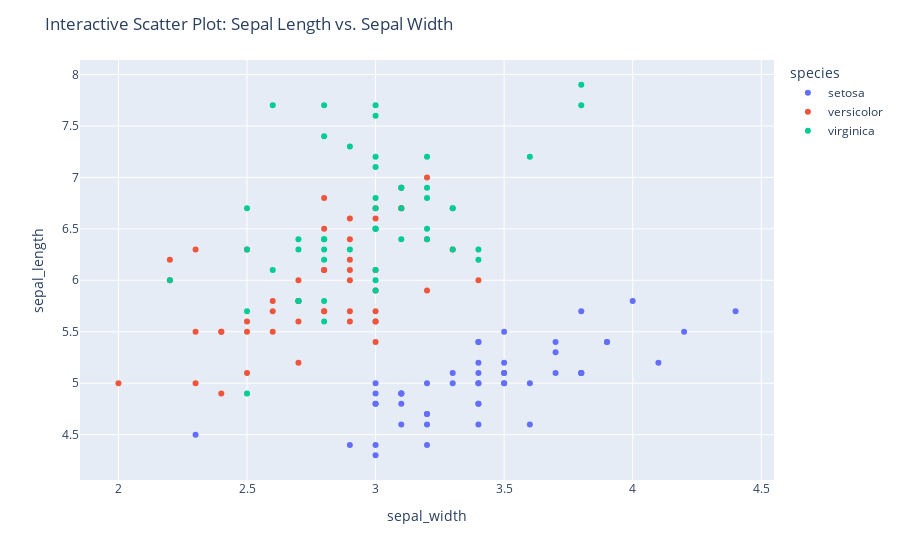

Notebook code for this chart:
### Markdown cell above
### Interactive Data Visualization with Plotly

### Code cell
import plotly.express as px

# Load the iris dataset
df = px.data.iris()

# Scatter plot using Plotly
fig = px.scatter(df, x="sepal_width", y="sepal_length", color="species")
fig.update_layout(title="Interactive Scatter Plot: Sepal Length vs. Sepal Width")
fig.show()

### Figure 1 — Plotly figure (JSON) as saved in the notebook; plotly's stock layout.template omitted (floating-point values rounded to 4 significant figures)
{"data": [{"hovertemplate": "species=setosa<br>sepal_width=%{x}<br>sepal_length=%{y}<extra></extra>", "legendgroup": "setosa", "marker": {"color": "#636efa", "symbol": "circle"}, "mode": "markers", "name": "setosa", "orientation": "v", "showlegend": true, "type": "scatter", "x": [3.5, 3, 3.2, 3.1, 3.6, 3.9, 3.4, 3.4, 2.9, 3.1, 3.7, 3.4, 3, 3, 4, 4.4, 3.9, 3.5, 3.8, 3.8, 3.4, 3.7, 3.6, 3.3, 3.4, 3, 3.4, 3.5, 3.4, 3.2, 3.1, 3.4, 4.1, 4.2, 3.1, 3.2, 3.5, 3.1, 3, 3.4, 3.5, 2.3, 3.2, 3.5, 3.8, 3, 3.8, 3.2, 3.7, 3.3], "xaxis": "x", "y": [5.1, 4.9, 4.7, 4.6, 5, 5.4, 4.6, 5, 4.4, 4.9, 5.4, 4.8, 4.8, 4.3, 5.8, 5.7, 5.4, 5.1, 5.7, 5.1, 5.4, 5.1, 4.6, 5.1, 4.8, 5, 5, 5.2, 5.2, 4.7, 4.8, 5.4, 5.2, 5.5, 4.9, 5, 5.5, 4.9, 4.4, 5.1, 5, 4.5, 4.4, 5, 5.1, 4.8, 5.1, 4.6, 5.3, 5], "yaxis": "y"}, {"hovertemplate": "species=versicolor<br>sepal_width=%{x}<br>sepal_length=%{y}<extra></extra>", "legendgroup": "versicolor", "marker": {"color": "#EF553B", "symbol": "circle"}, "mode": "markers", "name": "versicolor", "orientation": "v", "showlegend": true, "type": "scatter", "x": [3.2, 3.2, 3.1, 2.3, 2.8, 2.8, 3.3, 2.4, 2.9, 2.7, 2, 3, 2.2, 2.9, 2.9, 3.1, 3, 2.7, 2.2, 2.5, 3.2, 2.8, 2.5, 2.8, 2.9, 3, 2.8, 3, 2.9, 2.6, 2.4, 2.4, 2.7, 2.7, 3, 3.4, 3.1, 2.3, 3, 2.5, 2.6, 3, 2.6, 2.3, 2.7, 3, 2.9, 2.9, 2.5, 2.8], "xaxis": "x", "y": [7, 6.4, 6.9, 5.5, 6.5, 5.7, 6.3, 4.9, 6.6, 5.2, 5, 5.9, 6, 6.1, 5.6, 6.7, 5.6, 5.8, 6.2, 5.6, 5.9, 6.1, 6.3, 6.1, 6.4, 6.6, 6.8, 6.7, 6, 5.7, 5.5, 5.5, 5.8, 6, 5.4, 6, 6.7, 6.3, 5.6, 5.5, 5.5, 6.1, 5.8, 5, 5.6, 5.7, 5.7, 6.2, 5.1, 5.7], "yaxis": "y"}, {"hovertemplate": "species=virginica<br>sepal_width=%{x}<br>sepal_length=%{y}<extra></extra>", "legendgroup": "virginica", "marker": {"color": "#00cc96", "symbol": "circle"}, "mode": "markers", "name": "virginica", "orientation": "v", "showlegend": true, "type": "scatter", "x": [3.3, 2.7, 3, 2.9, 3, 3, 2.5, 2.9, 2.5, 3.6, 3.2, 2.7, 3, 2.5, 2.8, 3.2, 3, 3.8, 2.6, 2.2, 3.2, 2.8, 2.8, 2.7, 3.3, 3.2, 2.8, 3, 2.8, 3, 2.8, 3.8, 2.8, 2.8, 2.6, 3, 3.4, 3.1, 3, 3.1, 3.1, 3.1, 2.7, 3.2, 3.3, 3, 2.5, 3, 3.4, 3], "xaxis": "x", "y": [6.3, 5.8, 7.1, 6.3, 6.5, 7.6, 4.9, 7.3, 6.7, 7.2, 6.5, 6.4, 6.8, 5.7, 5.8, 6.4, 6.5, 7.7, 7.7, 6, 6.9, 5.6, 7.7, 6.3, 6.7, 7.2, 6.2, 6.1, 6.4, 7.2, 7.4, 7.9, 6.4, 6.3, 6.1, 7.7, 6.3, 6.4, 6, 6.9, 6.7, 6.9, 5.8, 6.8, 6.7, 6.7, 6.3, 6.5, 6.2, 5.9], "yaxis": "y"}], "layout": {"legend": {"title": {"text": "species"}, "tracegroupgap": 0}, "margin": {"t": 60}, "title": {"text": "Interactive Scatter Plot: Sepal Length vs. Sepal Width"}, "xaxis": {"anchor": "y", "domain": [0, 1], "title": {"text": "sepal_width"}}, "yaxis": {"anchor": "x", "domain": [0, 1], "title": {"text": "sepal_length"}}}}
